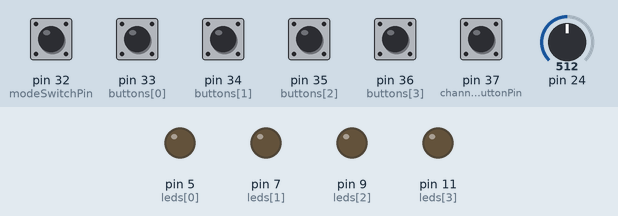
Recording of a sketch running on a simulated Teensy 4. Parts: output pins drawn as LEDs (lit = HIGH). The inputs (shaded band) are chosen by the test bench; at power-on: pin 32 (modeSwitchPin), pin 33 (buttons[0]), pin 34 (buttons[1]), pin 35 (buttons[2]), pin 36 (buttons[3]), pin 37 (channelButtonPin) LOW, pin 24 = 512. What the sketch prints to the serial monitor is not drawn.

Above: at 1.2 s.
1.3 s: pin 32 (modeSwitchPin) pulled HIGH for 1 s
At 1.9 s:
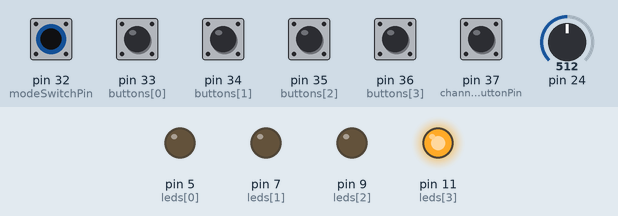
3.8 s: pin 33 (buttons[0]) pulled HIGH for 0.15 s
At 3.89 s:
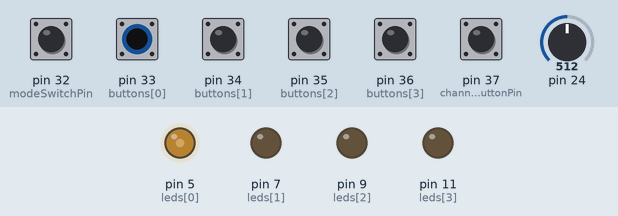
5.4 s: pin 34 (buttons[1]) pulled HIGH for 0.15 s
At 5.48 s:
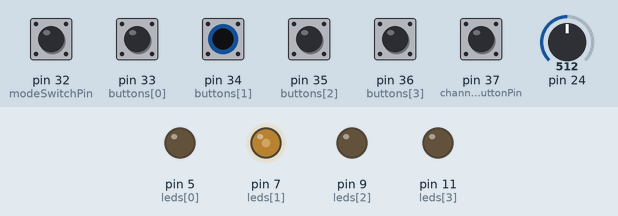
7.0 s: pin 35 (buttons[2]) pulled HIGH for 0.15 s
At 7.08 s:
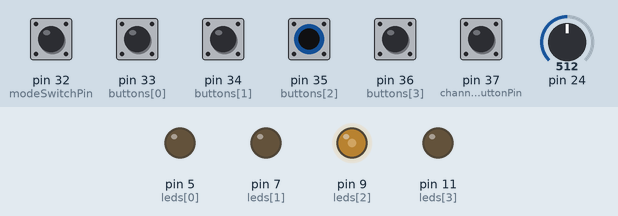
8.6 s: pin 36 (buttons[3]) pulled HIGH for 0.15 s
At 8.68 s:
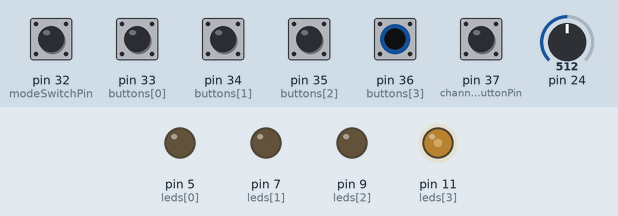
10.2 s: pin 32 (modeSwitchPin) pulled HIGH for 0.15 s
At 10.28 s:
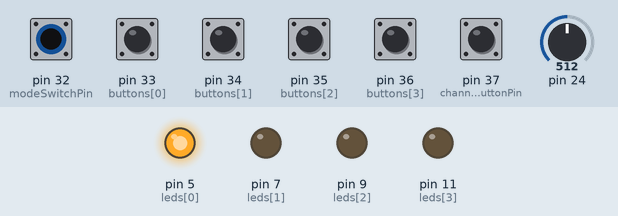
Timing chart, 0 to 12.8 s (numbered marks = the images above; inputs shaded):
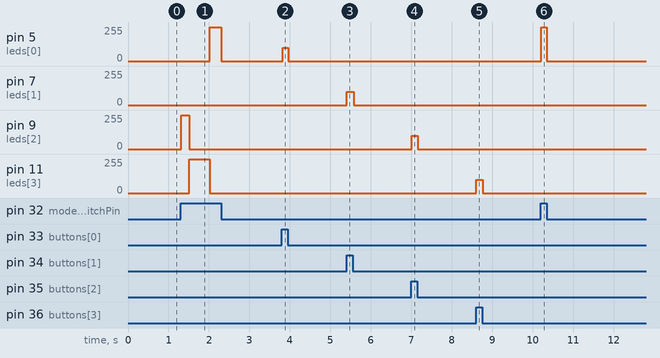

The sketch:

Lab7.ino
```cpp
int buttons[] = {33, 34, 35, 36};
int channelLeds[] = {38, 39, 40};

int channelButtonPin = 37;
int channelDisplayed = 0;
bool channelButtonState = LOW;
bool channelLastButtonState = LOW;
bool channelButtonON = false;


bool instButtonState = LOW;
bool instLastButtonState = LOW;

bool buttonState[] = {LOW, LOW, LOW, LOW};
bool lastbuttonState[] = {LOW, LOW, LOW, LOW};
bool buttonOn[3][4] = {
  {false, false, false, false},
  {false, false, false, false},
  {false, false, false, false}, };

int leds[]= {5, 7, 9, 11};
int tempo = 0;
int potTempo = 0;
unsigned long lastStepTime = 0;
int currentStep = 0;


int modeSwitchPin = 32;

int x = 0;


void setup() {
Serial.begin(9600);
pinMode(channelButtonPin, INPUT);

for (int i = 0; i < 4; i++) {
    pinMode(buttons[i], INPUT);
}

for (int i = 0; i < 4; i++) {
    pinMode(leds[i], OUTPUT);
}
}

int getTempo(){
  tempo = analogRead(10);
  potTempo = map(tempo, 0 , 1023, 0, 1000);
  return potTempo;
}


void loop() {
    sequence_SEQ_MODE();

  if(digitalRead(modeSwitchPin) == HIGH){
      x = 0;
  checkButton_SEQ_MODE();
  checkLed_SEQ_MODE();}
  if(digitalRead(modeSwitchPin) == LOW){
  if(x==0){
    analogWrite(leds[0], 0);
    analogWrite(leds[1], 0);
    analogWrite(leds[2], 0);
    analogWrite(leds[3], 0);}
  _KB_();
  checkChannelButton();
  x = 1;}}
```

Keyboard.ino
```cpp
bool KB_buttonState[] = {LOW, LOW, LOW, LOW};
bool KB_lastbuttonState[] = {LOW, LOW, LOW, LOW};
int inst_num = 2;


void note_KB_(int val, int note, int inst){

KB_lastbuttonState[val] = KB_buttonState[val];
KB_buttonState[val] = digitalRead(buttons[val]);
if(KB_buttonState[val] == HIGH and KB_lastbuttonState[val] == LOW ){
analogWrite(leds[val], 100);
usbMIDI.sendNoteOn(note, 127, inst);}
delay(5);
if(KB_lastbuttonState[val] == HIGH and KB_buttonState[val] == LOW){
analogWrite(leds[val], 0);
usbMIDI.sendNoteOff(note, 0, inst);
delay(5); }}


int instCheck(){

instLastButtonState = instButtonState;
  instButtonState = digitalRead(37);
  if(instLastButtonState == LOW and instButtonState == HIGH){


    inst_num += 1;
        delay(5); }

  if(instLastButtonState == HIGH and instButtonState == LOW){
        delay(5); }

    if(inst_num > 4){
      inst_num = 2;}
    return inst_num;
    }

void _KB_() {
int current_Inst = instCheck();
note_KB_(0, 60, current_Inst) ;
note_KB_(1, 63, current_Inst);
note_KB_(2, 67,current_Inst);
note_KB_(3, 70,current_Inst);}
```

Sequencer.ino
```cpp
bool channel_1 = false;
bool channel_2 = false;
bool channel_3 = false;

void checkButton_SEQ_MODE(){
  for (int i = 0; i < 4; i++) {

  lastbuttonState[i] = buttonState[i];
  buttonState[i] = digitalRead(buttons[i]);
  if(lastbuttonState[i] == LOW and buttonState[i] == HIGH){
    buttonOn[checkChannelButton_SEQ_MODE()][i] = !buttonOn[checkChannelButton_SEQ_MODE()][i];
    delay(5); }}
    }
void checkLed_SEQ_MODE(){
  for (int i = 0; i < 4; i++) {
if(currentStep == i){
    analogWrite(leds[i], 255);}
  else if(buttonOn[checkChannelButton_SEQ_MODE()][i] == true) {
    analogWrite(leds[i], 100);}
    else{
    analogWrite(leds[i], 0);}

    }}

int checkChannelButton_SEQ_MODE(){
  digitalWrite(channelLeds[channelDisplayed], HIGH);
  Serial.println(channelDisplayed);
channelLastButtonState = channelButtonState;
  channelButtonState = digitalRead(37);
  if(channelLastButtonState == LOW and channelButtonState == HIGH){
    digitalWrite(channelLeds[channelDisplayed], LOW);

    channelDisplayed += 1;
        delay(5); }

  if(channelLastButtonState == HIGH and channelButtonState == LOW){
        delay(5); }

    if(channelDisplayed > 2){
      channelDisplayed = 0;}
    return channelDisplayed;
    }


void notePlay_SEQ_MODE(){
usbMIDI.sendNoteOff(36, 0, 1);
usbMIDI.sendNoteOff(38, 0, 1);
usbMIDI.sendNoteOff(42, 0, 1);
channel_1 = false;
channel_2 = false;
channel_3 = false;
if (buttonOn[0][currentStep] == true){
      usbMIDI.sendNoteOn(36, 127, 1);
      channel_1 = true;}
if (buttonOn[1][currentStep] == true){
      usbMIDI.sendNoteOn(38, 127, 1);
      channel_2 = true;}
if (buttonOn[2][currentStep] == true){
      usbMIDI.sendNoteOn(42, 127, 1);
      channel_3 = true;}}


void sequence_SEQ_MODE(){
  if (millis() > lastStepTime + getTempo()) {

    lastStepTime = millis();
    currentStep += 1;

  if (currentStep == 4) {
    currentStep = 0;}
        notePlay_SEQ_MODE();

 }}


 void checkChannelButton(){
    digitalWrite(channelLeds[0], LOW);
    digitalWrite(channelLeds[1], LOW);
    digitalWrite(channelLeds[2], LOW);

  if(channel_1 == true){
    digitalWrite(channelLeds[0], HIGH);}
    if(channel_2 == true){
    digitalWrite(channelLeds[1], HIGH);}
    if(channel_3 == true){
    digitalWrite(channelLeds[2], HIGH);}}
```

Measured:
- after the input at 1.3 s, pin 5 (leds[0]): 0/255 → 255/255 after 0.72 s, → 0/255 0.29 s later; pin 9 (leds[2]): 0/255 → 255/255 at once, → 0/255 0.20 s later; pin 11 (leds[3]): 0/255 → 255/255 after 0.21 s, → 0/255 0.50 s later
- after the input at 3.8 s, pin 5 (leds[0]): 0/255 → 100/255 at once, → 0/255 0.15 s later
- after the input at 5.4 s, pin 7 (leds[1]): 0/255 → 100/255 at once, → 0/255 0.17 s later
- after the input at 7.0 s, pin 9 (leds[2]): 0/255 → 100/255 at once, → 0/255 0.15 s later
- after the input at 8.6 s, pin 11 (leds[3]): 0/255 → 100/255 at once, → 0/255 0.17 s later
- after the input at 10.2 s, pin 5 (leds[0]): 0/255 → 255/255 at once, → 0/255 0.14 s later
